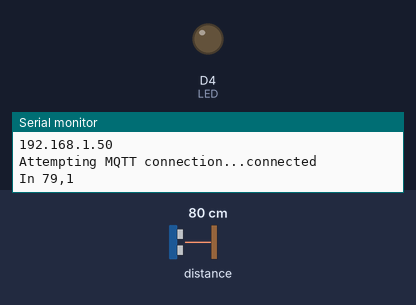
The sketch below on a simulated ESP8266 (NodeMCU). On the bench: output pins drawn as LEDs (lit = HIGH), the last lines printed to the serial monitor. Wiring (inferred from the names in the program): ultrasonic range finder: trigger D8; echo D3. Inputs (shaded band) come from the test bench; at power-on: distance to the obstacle 80 cm. The echo pulse lasts 58.3 µs per cm; WiFi joins after 1.5 s; servers stay silent unless stated; random numbers use the default seed unless the sketch sets one; no MQTT or app messages arrive unless stated; pins used as bus, display or sensor lines are not drawn.

Above: at 2.7 s.
2.8 s: distance to the obstacle set to 95 cm
4.3 s: distance to the obstacle set to 104 cm
At 5.9 s:
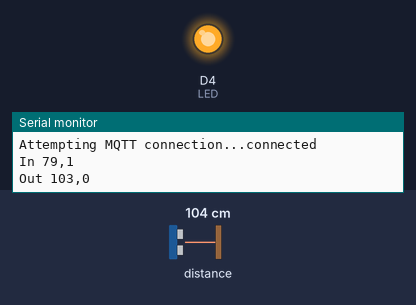
9.0 s: distance to the obstacle set to 2 cm
At 9.5 s:
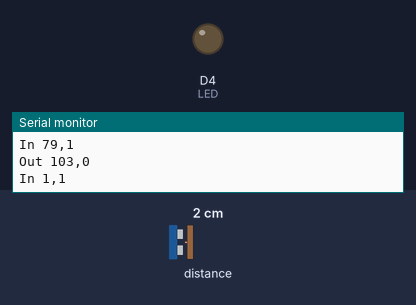
10.5 s: distance to the obstacle set to 120 cm
At 11.0 s:
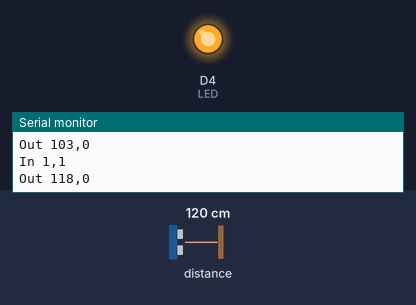
Timing chart, 0 to 13.1 s (numbered marks = the images above; inputs shaded):
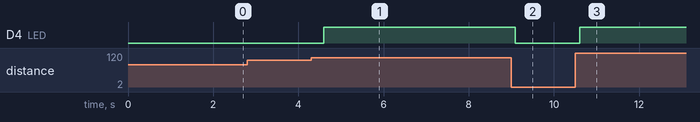

Measured:
- the behaviour switches between 100 and 101 cm on distance to the obstacle (found by bisection; images 0 and 1)
- after the input at 2.8 s, every drawn part: stays the same
- after the input at 4.3 s, D4 (LED): LOW → HIGH after 0.29 s
- after the input at 9.0 s, D4 (LED): HIGH → LOW after 0.09 s
- after the input at 10.5 s, D4 (LED): LOW → HIGH after 0.10 s

The sketch:

sensor_node.ino
```cpp
#include <ESP8266WiFi.h>
#include <PubSubClient.h>

const int trigPin = 15;  // D8
const int echoPin = 0;  // D3

#define LED D4

// update these with values suitable for your network.
const char ssid[] = "";
const char password[] = "";
const char* mqtt_server = "broker.mqtt-dashboard.com";

WiFiClient espClient;
PubSubClient client(espClient);

long lastMsg = 0;
long duration;
int distance;
boolean somethingPassed = false;

// connecting to wifi and serialling iut the info
void setup_wifi() {
  delay(10);
  Serial.println();
  Serial.print("Connecting to ");
  Serial.println(ssid);

  WiFi.begin(ssid, password);

  while (WiFi.status() != WL_CONNECTED) {
    delay(500);
    Serial.print(".");
  }

  randomSeed(micros());

  Serial.println("");
  Serial.println("WiFi connected");
  Serial.println("IP address: ");
  Serial.println(WiFi.localIP());
}

// printing the arrived messages
void callback(char* topic, byte* payload, unsigned int length) {
  Serial.print("Message arrived [");
  Serial.print(topic);
  Serial.print("] ");
  for (int i = 0; i < length; i++) {
    Serial.print((char)payload[i]);
  }
  Serial.println();

  // Switch on the LED if an 1 was received as first character
  // if ((char)payload[0] == '1') {
  //   digitalWrite(BUILTIN_LED, LOW);   // Turn the LED on (Note that LOW is the voltage level
  //   // but actually the LED is on; this is because
  //   // it is acive low on the ESP-01)
  // } else {
  //   digitalWrite(BUILTIN_LED, HIGH);  // Turn the LED off by making the voltage HIGH
  // }

}

// reconnecting in case of a lost connection to the MQTT server
void reconnect() {
  // Loop until we're reconnected
  while (!client.connected()) {
    Serial.print("Attempting MQTT connection...");
    // Create a random client ID
    String clientId = "ESP8266Client-";
    clientId += String(random(0xffff), HEX);
    // Attempt to connect
    if (client.connect(clientId.c_str())) {
      Serial.println("connected");
      // Once connected, publish an announcement...
      client.publish("outTopic", "hello world");
      // ... and resubscribe
      client.subscribe("inTopic");
    } else {
      Serial.print("failed, rc=");
      Serial.print(client.state());
      Serial.println(" try again in 5 seconds");
      // Wait 5 seconds before retrying
      delay(5000);
    }
  }
}

void setup() {
  // pinMode(BUILTIN_LED, OUTPUT);     // Initialize the BUILTIN_LED pin as an output
  pinMode(LED, OUTPUT);
  pinMode(trigPin, OUTPUT); // Sets the trigPin as an Output
  pinMode(echoPin, INPUT); // Sets the echoPin as an Input
  // Might need to be 9600
  Serial.begin(9600);
  setup_wifi();
  client.setServer(mqtt_server, 1883);
  client.setCallback(callback);
}

void loop() {

  if (!client.connected()) {
    reconnect();
  }
  client.loop();

  long now = millis();

  if (now - lastMsg > 500) {

    // writing to the trigger pin to measure the distance
    digitalWrite(trigPin, LOW);
    delayMicroseconds(2);

    // Sets the trigPin on HIGH state for 10 micro seconds
    digitalWrite(trigPin, HIGH);
    delayMicroseconds(10);
    digitalWrite(trigPin, LOW);

    // reading the echoPin, returning the sound wave travel time in microseconds
    duration = pulseIn(echoPin, HIGH);

    // calculating the distance
    distance= duration*0.034/2;

    // for testing purposes
    // client.publish("testSensor", "TEST");

    if (distance < 100 && !somethingPassed) {
      somethingPassed = true;
      client.publish("sensor1", "in");
      Serial.println("In " + String(distance) + "," + somethingPassed);
      digitalWrite(LED, LOW);
    }

    if (distance >= 100 && somethingPassed) {
      somethingPassed = false;
      Serial.println("Out " + String(distance) + "," + somethingPassed);
      digitalWrite(LED, HIGH);
    }

    lastMsg = now;
  }
}
```
